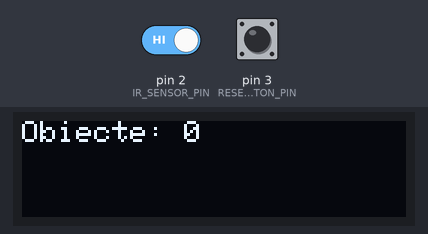
The sketch below on a simulated Arduino Uno, built with avr-gcc and run on an emulated ATmega328P. Shown: 128×32 one-colour display. Inputs (shaded band) come from the test bench; at power-on: pin 2 (IR_SENSOR_PIN) HIGH, pin 3 (RESET_BUTTON_PIN) HIGH. The display library's start-up logo is not drawn; what the sketch prints to the serial monitor is not drawn.

Above: at 3.2 s.
3.3 s: pin 2 (IR_SENSOR_PIN) driven LOW
At 4.5 s:
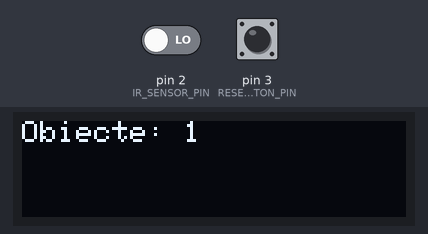
4.8 s: pin 3 (RESET_BUTTON_PIN) pulled LOW for 0.15 s
At 5.7 s:
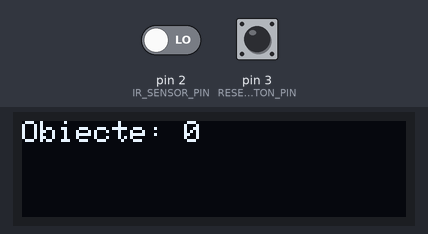
Timing chart, 0 to 7.8 s (numbered marks = the images above; inputs shaded):
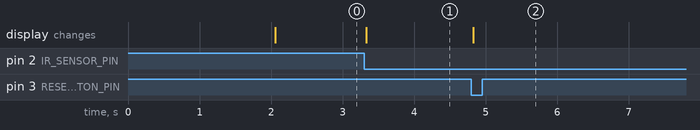

Measured:
- after the input at 3.3 s, the display: changes at once (image 1)
- after the input at 4.8 s, the display: changes at once (image 2)

The sketch:

Counter.ino
```cpp
#include <Wire.h>
#include <Adafruit_GFX.h>
#include <Adafruit_SSD1306.h>
#define IR_SENSOR_PIN 2
#define RESET_BUTTON_PIN 3

Adafruit_SSD1306 display (128, 32, &Wire, -1);

volatile int counter = 0;

bool lastState = true; // Starea anterioară a senzorului, inițializată la "HIGH"

void setup() {
  pinMode(IR_SENSOR_PIN, INPUT);
  pinMode(RESET_BUTTON_PIN, INPUT_PULLUP); // Activarea rezistenței pull-up internă pentru buton
  Serial.begin(9600);

  display.begin(SSD1306_SWITCHCAPVCC, 0x3C);
  display.display();
  delay(2000);
  display.clearDisplay();
  display.setTextSize(1);
  display.setTextColor (SSD1306_WHITE);
}
void loop() {
  bool currentState = digitalRead(IR_SENSOR_PIN);

  if (currentState == LOW && lastState == HIGH) {
     // Senzorul a trecut de la HIGH la LOW incrementCounter();
    incrementCounter();
    Serial.println("Obiect detectat!");}

  // Verificare buton de reset
  if (digitalRead(RESET_BUTTON_PIN) == LOW) {
  // Butonul de reset este apăsat, resetați contorul
  resetCounter();
  Serial.println("Contor resetat!");
  }
  lastState = currentState;

  display.clearDisplay();
  display.setCursor(0, 0);
  display.print("Obiecte: ");
  display.print(counter);
  display.display();
  }

  void incrementCounter(){
    counter++;
  }

  void resetCounter(){
    counter = 0;
  }
```
